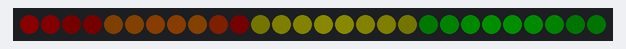
Bench run of a sketch on a simulated Arduino Uno, built with avr-gcc and run on an emulated ATmega328P. Parts: 28 RGB LEDs in strip order, left to right. Dim RGB values are drawn brighter than linear.

Above: at 0.45 s.
At 5.26 s:
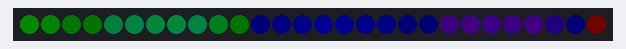
At 10.09 s:
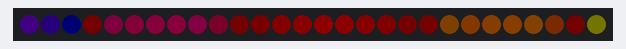
At 20.01 s:
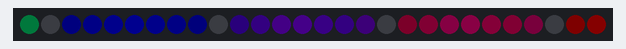
At 29.92 s:
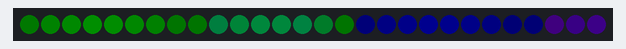
At 39.84 s:
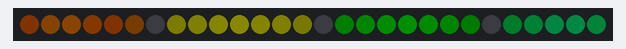

The sketch:

stripes.ino
```cpp
#include <FastLED.h>

/*
 * NOTE: This code is experimental, based on this pull request: https://github.com/FastLED/FastLED/pull/202
 * Merge it yourself to get this working...
 */

#define LED_DT      0
#define LED_CK      1
#define NUM_LEDS    28
#define BRIGHTNESS  64
#define LED_TYPE    APA102
#define COLOR_ORDER BGR
CRGB leds[NUM_LEDS];

CRGBPalette16 currentPalette;
TBlendType    currentBlending;
uint16_t motionSpeedSmooth;

void setup() {
  FastLED.addLeds<LED_TYPE, LED_DT, LED_CK, COLOR_ORDER>(leds, NUM_LEDS).setCorrection(TypicalLEDStrip);
  FastLED.setBrightness(BRIGHTNESS);

  currentBlending = LINEARBLEND;

  // Use a "stripe palette" 4-bit palette interpolation.
  currentPalette = RainbowStripeColors_p;

  // With smooth interpolation we can achieve much slower animation motion
  // but retain high framerate.
  motionSpeedSmooth = 128;

  // FastLED Power management set at 5V, 500mA.
  FastLED.setMaxPowerInVoltsAndMilliamps(5, 500);
}

void loop()
{
  static uint16_t startIndexSmooth = 0;

  EVERY_N_MILLISECONDS(25) {
    startIndexSmooth = startIndexSmooth + motionSpeedSmooth;
    stripes(startIndexSmooth);
  }

  FastLED.show();
}

void stripes( uint16_t colorIndex)
{
  for( int i = 0; i < NUM_LEDS; i++) {
    leds[i] = ColorFromPaletteExtended( currentPalette, colorIndex, BRIGHTNESS, currentBlending);

    // this line determines how much of the palette is rendered into the LEDs
    // with 25 LEDs this implies a width of 19200/65536, or about 1/3 of the palette.
    colorIndex += 1024;
  }
}
```
